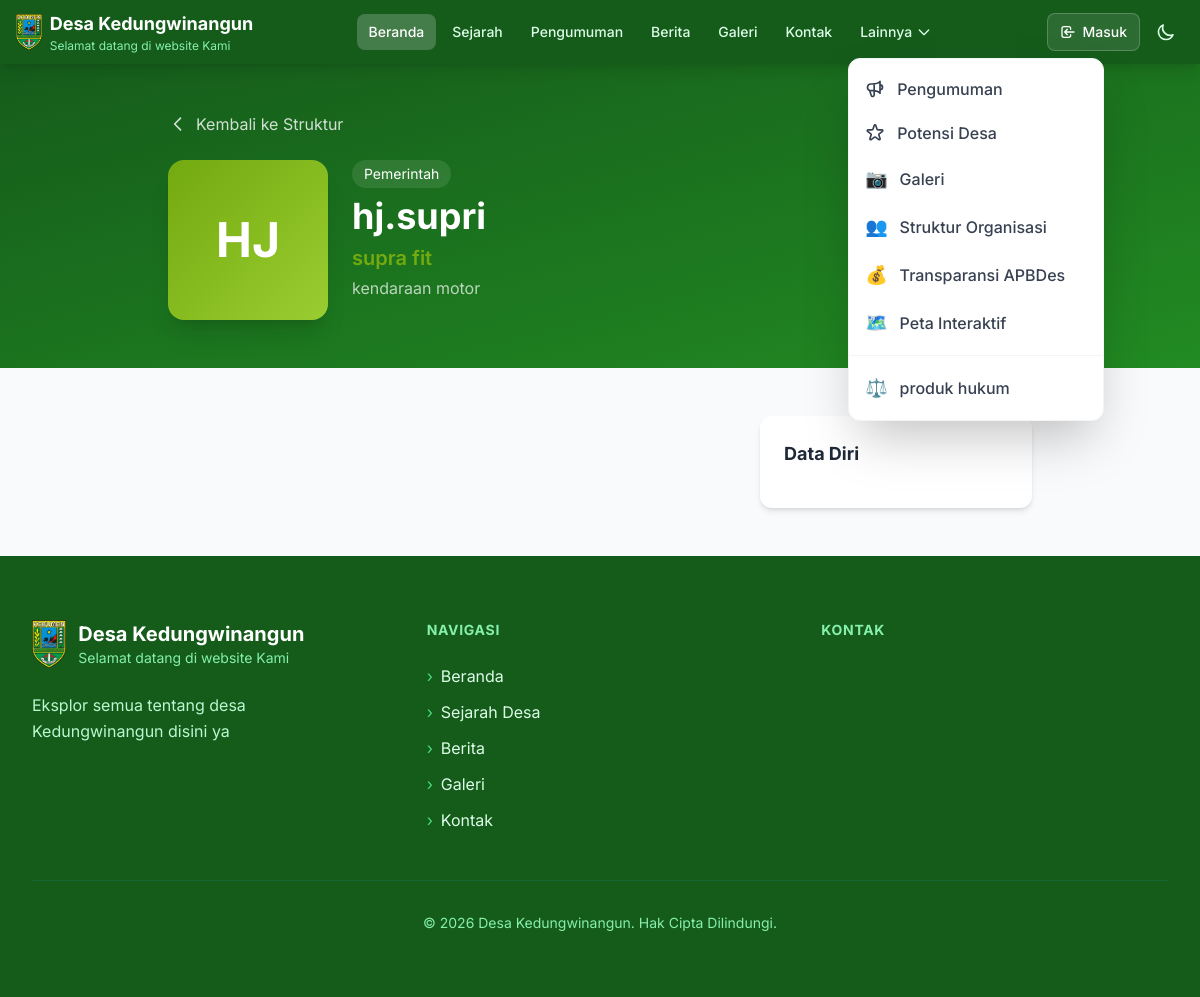
The app's page /struktur/1 with its own data.
### tables this page shows
CREATE TABLE config (
            key TEXT PRIMARY KEY,
            value TEXT
        );

CREATE TABLE pages (
            id INTEGER PRIMARY KEY AUTOINCREMENT,
            title TEXT NOT NULL,
            slug TEXT UNIQUE NOT NULL,
            content TEXT,
            icon TEXT DEFAULT '📄',
            order_num INTEGER DEFAULT 0,
            active INTEGER DEFAULT 1,
            created_at TIMESTAMP DEFAULT CURRENT_TIMESTAMP,
            updated_at TIMESTAMP DEFAULT CURRENT_TIMESTAMP
        );

CREATE TABLE struktur_organisasi (
            id INTEGER PRIMARY KEY AUTOINCREMENT,
            kategori TEXT NOT NULL,
            nama TEXT NOT NULL,
            jabatan TEXT,
            status TEXT,
            icon TEXT,
            no_urut INTEGER DEFAULT 0,
            created_at TIMESTAMP DEFAULT CURRENT_TIMESTAMP,
            updated_at TIMESTAMP DEFAULT CURRENT_TIMESTAMP
        , deskripsi TEXT, nik TEXT, alamat TEXT, dusun TEXT, rt TEXT, rw TEXT, telepon TEXT, email TEXT, foto_url TEXT, sk_url TEXT, no_sk TEXT, tanggal_sk TEXT, masa_jabatan TEXT, aktif INTEGER DEFAULT 1);

### routes/public.py (the view)
@public_bp.route("/struktur/<int:struktur_id>")
def struktur_detail(struktur_id):
    from datetime import datetime
    from models import get_struktur_by_id, get_all_struktur
    try:
        item = get_struktur_by_id(struktur_id)
        if not item:
            flash('Data tidak ditemukan', 'error')
            return redirect(url_for('public.struktur'))
        related = get_all_struktur(aktif=1)
        related = [r for r in related if r['kategori'] == item['kategori'] and r['id'] != struktur_id][:4]
        desa_info = get_desa_info_with_maps()
        custom_pages = get_all_pages()
        return render_template(
            "struktur_detail.html",
            page={"title": item['nama']},
            item=item,
            related=related,
            desa=desa_info,
            nav_links=NAV_LINKS,
            tahun=datetime.now().year,
            site_name=desa_info['nama'],
            site_tagline=desa_info['tagline'],
            site_description=desa_info['deskripsi'],
            custom_pages=custom_pages,
        )
    except Exception as e:
        logger.error(f"Error loading struktur detail {struktur_id}: {str(e)}")
        flash('Terjadi kesalahan saat memuat halaman', 'error')
        return redirect(url_for('public.struktur'))

### templates/struktur_detail.html (shortened to what this page needs)
<!DOCTYPE html>
<html lang="id">
<head>
    <script src="https://cdn.tailwindcss.com"></script>
    <link rel="stylesheet" href="{{ url_for('static', filename='styles.css') }}">
</head>
<body>
    {% include 'partials/navbar.html' %}
    <section class="bg-gradient-to-br from-[#155C1B] to-[#228B22] text-white py-8 md:py-12">
        <div class="max-w-4xl mx-auto px-4">
            <a href="{{ url_for('public.struktur') }}" class="inline-flex items-center gap-2 text-white/80 hover:text-white mb-6 transition-colors">
                <svg class="w-5 h-5" fill="none" stroke="currentColor" viewBox="0 0 24 24">
                    <path stroke-linecap="round" stroke-linejoin="round" stroke-width="2" d="M15 19l-7-7 7-7"/>
                </svg>
                Kembali ke Struktur
            </a>
            <div class="flex flex-col md:flex-row items-center md:items-start gap-6 text-center md:text-left">
                <div class="w-32 h-32 md:w-40 md:h-40 rounded-2xl bg-gradient-to-br from-[#73AA0F] to-[#9ACD32] flex items-center justify-center text-white font-bold text-4xl md:text-5xl shadow-xl overflow-hidden flex-shrink-0">
                    {% if item.foto_url %}
                    <img src="{{ item.foto_url }}" alt="{{ item.nama }}" class="w-full h-full object-cover">
                    {% else %}
                    {{ item.nama[:2]|upper }}
                    {% endif %}
                </div>
                <div>
                    <span class="inline-block px-3 py-1 bg-white/10 rounded-full text-sm mb-2">{{ item.kategori|title|replace('_', ' ') }}</span>
                    <h1 class="text-3xl md:text-4xl font-bold mb-2">{{ item.nama }}</h1>
                    <p class="text-[#73AA0F] text-xl font-semibold">{{ item.jabatan or '-' }}</p>
                    <p class="text-white/70 mt-1">{{ item.status or 'Aktif' }}</p>
                </div>
            </div>
        </div>
    </section>
    <section class="py-12 bg-gray-50">
        <div class="max-w-4xl mx-auto px-4">
            <div class="grid md:grid-cols-3 gap-6">
                <div class="md:col-span-2 space-y-6">
                </div>
                <div class="space-y-6">
                    <div class="bg-white rounded-xl p-6 shadow-md">
                        <h2 class="text-lg font-bold text-gray-800 mb-4">Data Diri</h2>
                    </div>
                </div>
            </div>
        </div>
    </section>
    {% include 'partials/footer.html' %}
</body>
</html>

### templates/partials/navbar.html (shortened to what this page needs)
<nav class="bg-[#155C1B] sticky top-0 z-50 shadow-lg">
    <div class="max-w-7xl mx-auto px-4">
        <div class="flex items-center justify-between h-14 md:h-16">
            <a href="{{ url_for('public.index') }}" class="flex items-center gap-2">
                <img src="{{ url_for('static', filename='images/kebumen.png') }}" alt="Logo" class="h-9 w-auto">
                <div class="hidden sm:block">
                    <div class="text-white font-bold text-sm md:text-lg">{{ site_name or 'Desa' }}</div>
                    <div class="text-green-300 text-[10px] md:text-xs">{{ site_tagline or '' }}</div>
                </div>
            </a>
            <div class="hidden lg:flex items-center gap-1">
                {% for link in nav_links %}
                <a href="{{ link.href }}" class="px-3 py-2 rounded-lg text-sm font-medium transition-colors
                       {% if link.active %}bg-white/20 text-white{% else %}text-green-100 hover:bg-white/10 hover:text-white{% endif %}">
                    {{ link.label }}
                </a>
                {% endfor %}
                <div class="relative" x-data="{ open: false }">
                    <button @click="open = !open" @click.away="open = false"
                            class="px-3 py-2 rounded-lg text-sm font-medium transition-colors flex items-center gap-1 text-green-100 hover:bg-white/10 hover:text-white">
                        Lainnya
                        <svg class="w-4 h-4 transition-transform" :class="{'rotate-180': open}" fill="none" stroke="currentColor" viewBox="0 0 24 24">
                            <path stroke-linecap="round" stroke-linejoin="round" stroke-width="2" d="M19 9l-7 7-7-7"/>
                        </svg>
                    </button>
                    <div x-show="open" x-transition:enter="transition ease-out duration-200" x-transition:enter-start="opacity-0 scale-95" x-transition:enter-end="opacity-100 scale-100"
                         x-transition:leave="transition ease-in duration-150" x-transition:leave-start="opacity-100 scale-100" x-transition:leave-end="opacity-0 scale-95"
                         class="absolute left-0 mt-2 w-64 bg-white rounded-xl shadow-2xl border border-gray-100 overflow-hidden z-50">
                        <div class="py-2">
                            <a href="{{ url_for('public.pengumuman') }}" class="flex items-center gap-3 px-4 py-2.5 text-gray-700 hover:bg-gray-50 transition-colors">
                                <span class="text-lg">
                                </span>
                                <span class="font-medium">Pengumuman</span>
                            </a>
                            <a href="#potensi" class="flex items-center gap-3 px-4 py-2.5 text-gray-700 hover:bg-gray-50 transition-colors">
                                <span class="text-lg">
                                </span>
                                <span class="font-medium">Potensi Desa</span>
                            </a>
                            <a href="{{ url_for('public.galeri') }}" class="flex items-center gap-3 px-4 py-2.5 text-gray-700 hover:bg-gray-50 transition-colors">
                                <span class="text-lg">📷</span>
                                <span class="font-medium">Galeri</span>
                            </a>
                            <a href="{{ url_for('public.struktur') }}" class="flex items-center gap-3 px-4 py-2.5 text-gray-700 hover:bg-gray-50 transition-colors">
                                <span class="text-lg">👥</span>
                                <span class="font-medium">Struktur Organisasi</span>
                            </a>
                            <a href="{{ url_for('public.transparansi') }}" class="flex items-center gap-3 px-4 py-2.5 text-gray-700 hover:bg-gray-50 transition-colors">
                                <span class="text-lg">💰</span>
                                <span class="font-medium">Transparansi APBDes</span>
                            </a>
                            <a href="{{ url_for('public.peta_interaktif') }}" class="flex items-center gap-3 px-4 py-2.5 text-gray-700 hover:bg-gray-50 transition-colors">
                                <span class="text-lg">🗺️</span>
                                <span class="font-medium">Peta Interaktif</span>
                            </a>
                            {% if custom_pages %}
                            <div class="border-t border-gray-100 mt-2 pt-2">
                                {% for p in custom_pages %}
                                <a href="{{ url_for('public.view_page', slug=p['slug']) }}" class="flex items-center gap-3 px-4 py-2.5 text-gray-700 hover:bg-gray-50 transition-colors">
                                    <span class="text-lg">{{ p['icon'] }}</span>
                                    <span class="font-medium">{{ p['title'] }}</span>
                                </a>
                                {% endfor %}
                            </div>
                            {% endif %}
                        </div>
                    </div>
                </div>
            </div>
            <div class="flex items-center gap-1 md:gap-2">
                {% if not session.user_logged_in %}
                <div class="hidden md:flex items-center gap-2">
                    <a href="{{ url_for('public.login') }}" class="flex items-center gap-1.5 px-3 py-2 rounded-lg text-white text-sm font-medium bg-white/10 hover:bg-white/20 border border-white/20 transition-all">
                        <svg class="w-4 h-4" fill="none" stroke="currentColor" viewBox="0 0 24 24">
                            <path stroke-linecap="round" stroke-linejoin="round" stroke-width="2" d="M11 16l-4-4m0 0l4-4m-4 4h14m-5 4v1a3 3 0 01-3 3H6a3 3 0 01-3-3V7a3 3 0 013-3h7a3 3 0 013 3v1"/>
                        </svg>
                        Masuk
                    </a>
                </div>
                {% endif %}
                <button id="btn-dark" class="p-2 rounded-lg text-green-100 hover:bg-white/10 transition-colors" aria-label="Dark mode">
                    <svg id="icon-moon" class="w-5 h-5" fill="none" stroke="currentColor" viewBox="0 0 24 24">
                        <path stroke-linecap="round" stroke-linejoin="round" stroke-width="2" d="M20.354 15.354A9 9 0 018.646 3.646 9.003 9.003 0 0012 21a9.003 9.003 0 008.354-5.646z"/>
                    </svg>
                </button>
            </div>
        </div>
    </div>
</nav>

### templates/partials/footer.html (shortened to what this page needs)
<footer class="bg-[#155C1B] text-white">
    <div class="max-w-7xl mx-auto px-4 sm:px-6 lg:px-8 py-16">
        <div class="grid grid-cols-1 md:grid-cols-3 gap-12">
            <div class="reveal-footer">
                <a href="{{ url_for('public.index') }}" class="flex items-center gap-3 mb-6 group">
                    <img src="{{ url_for('static', filename='images/kebumen.png') }}" alt="Logo" class="h-12 w-auto transition-transform duration-300 group-hover:scale-105">
                    <div>
                        <h3 class="font-bold text-xl">{{ site_name or 'Desa' }}</h3>
                        <p class="text-green-300 text-sm">{{ site_tagline or '' }}</p>
                    </div>
                </a>
                <p class="text-green-200 leading-relaxed mb-6">{{ site_description or '' }}</p>
            </div>
            <div class="reveal-footer" style="transition-delay: 0.1s;">
                <h4 class="font-bold text-lg mb-6 text-green-300 uppercase tracking-wider text-sm">Navigasi</h4>
                <ul class="space-y-3">
                    <li>
                        <a href="{{ url_for('public.index') }}" class="text-green-100 hover:text-white transition-colors duration-200 flex items-center gap-2 group">
                            <span class="text-green-400 group-hover:translate-x-1 transition-transform duration-200">›</span>
                            Beranda
                        </a>
                    </li>
                    <li>
                        <a href="{{ url_for('public.sejarah') }}" class="text-green-100 hover:text-white transition-colors duration-200 flex items-center gap-2 group">
                            <span class="text-green-400 group-hover:translate-x-1 transition-transform duration-200">›</span>
                            Sejarah Desa
                        </a>
                    </li>
                    <li>
                        <a href="{{ url_for('public.berita') }}" class="text-green-100 hover:text-white transition-colors duration-200 flex items-center gap-2 group">
                            <span class="text-green-400 group-hover:translate-x-1 transition-transform duration-200">›</span>
                            Berita
                        </a>
                    </li>
                    <li>
                        <a href="{{ url_for('public.galeri') }}" class="text-green-100 hover:text-white transition-colors duration-200 flex items-center gap-2 group">
                            <span class="text-green-400 group-hover:translate-x-1 transition-transform duration-200">›</span>
                            Galeri
                        </a>
                    </li>
                    <li>
                        <a href="{{ url_for('public.kontak') }}" class="text-green-100 hover:text-white transition-colors duration-200 flex items-center gap-2 group">
                            <span class="text-green-400 group-hover:translate-x-1 transition-transform duration-200">›</span>
                            Kontak
                        </a>
                    </li>
                </ul>
            </div>
            <div class="reveal-footer" style="transition-delay: 0.2s;">
                <h4 class="font-bold text-lg mb-6 text-green-300 uppercase tracking-wider text-sm">Kontak</h4>
            </div>
        </div>
        <div class="mt-12 pt-8 border-t border-green-800 text-center">
            <p class="text-green-300 text-sm">© {{ tahun }} {{ site_name or 'Desa' }}. Hak Cipta Dilindungi.</p>
        </div>
    </div>
</footer>

### records on screen
config: value "Desa Kedungwinangun"
config: value "Selamat datang di website Kami"
pages: icon "⚖️", title "produk hukum"
struktur_organisasi: nama "HJ", kategori "Pemerintah", nama "hj.supri", jabatan "supra fit", status "kendaraan motor"
config: value "Eksplor semua tentang desa Kedungwinangun disini ya"

### other values on screen
{{ link.label }} "Beranda" "Sejarah" "Pengumuman" "Berita" "Galeri" "Kontak"
